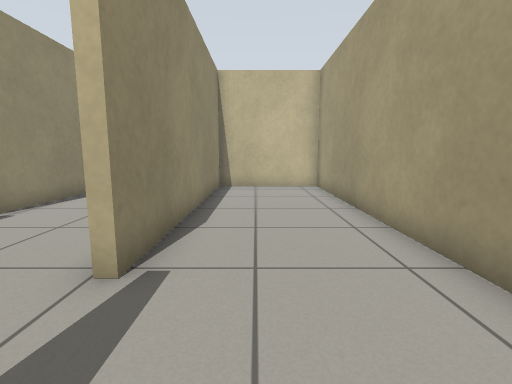
[1] (above)

12 first-person views from a walk through a robot-simulator world made for Gazebo. The camera is 0.75 m above the floor, tilts 8° down and sees 85° across. The floor is counted in squares, 0.5 m on a side. Each view is taken from the middle of a square. On the plan, view 1 faces up. The plan holds only what a view shows up to about 14 squares ahead; the rest is blank.

[2]
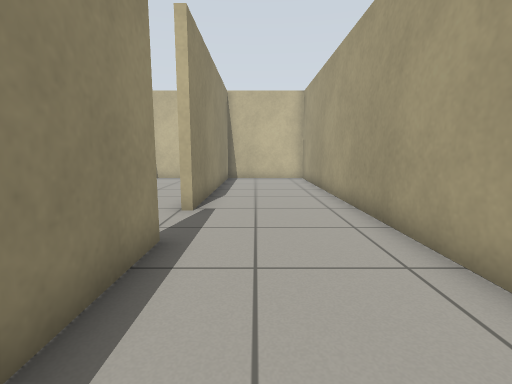

[3]
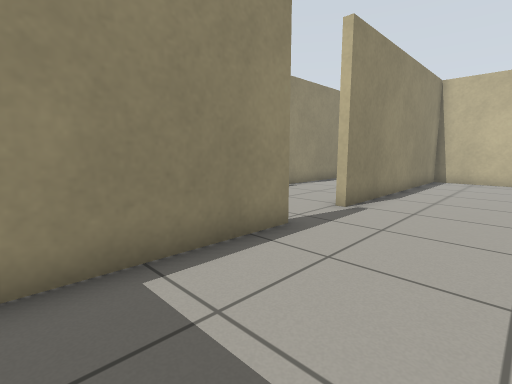

[4]
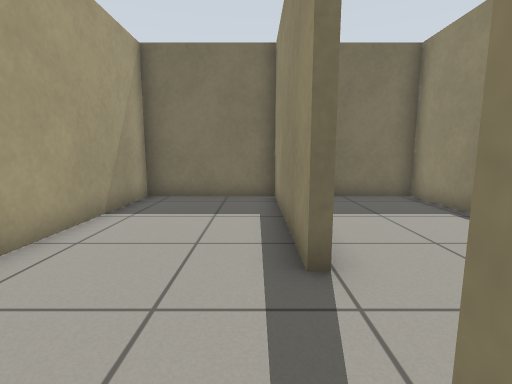

[5]
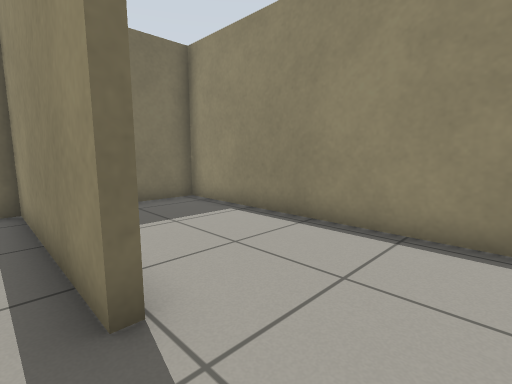

[6]
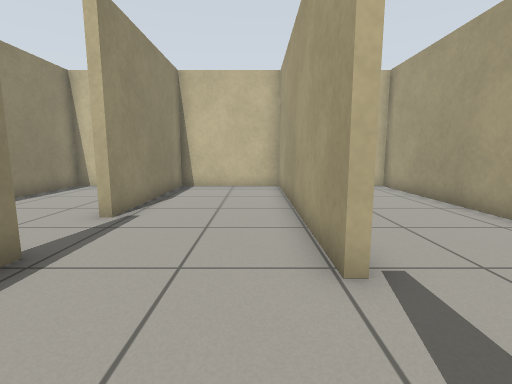

[7]
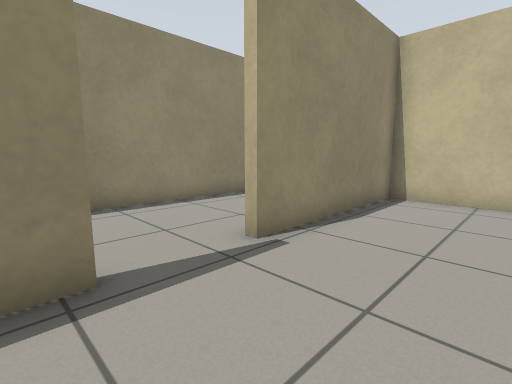

[8]
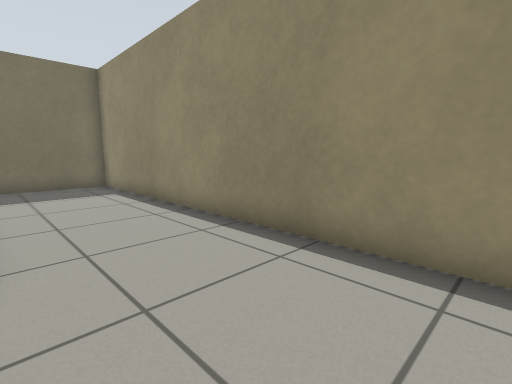

[9]
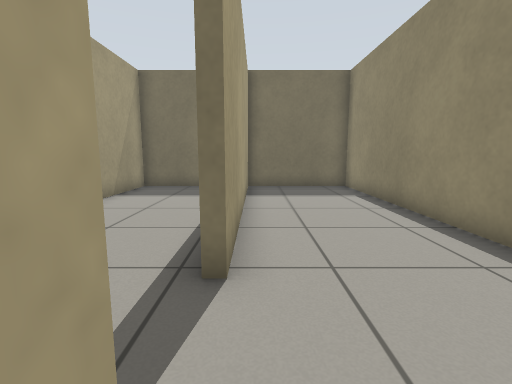

[10]
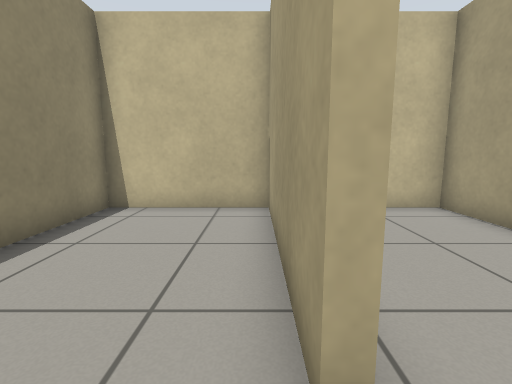

[11]
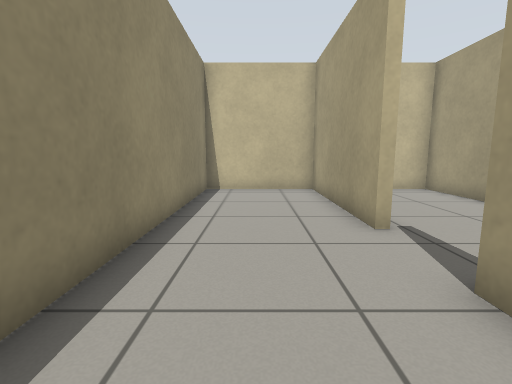

[12]
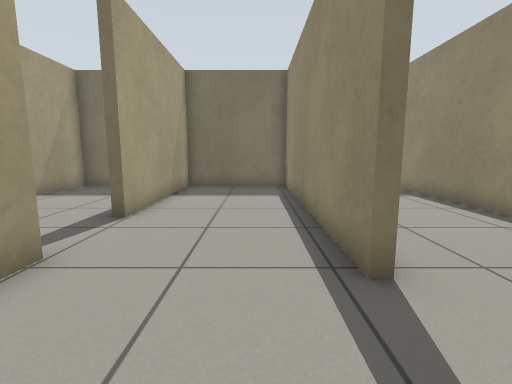

### Floor plan
Points are (right, up) in squares from view 1. A wall is a line through its corners. A room is listed if a view was taken in it or the views show most of it. See-through windows are left out.
Room 1 (views 1, 2, 3, 4, 5)
walls: (-1.6, 0.8) (-1.6, -5.5) (2.8, -5.5) (2.8, 12.6) (-1.6, 12.6) (-1.6, 3.1)
ways out: opening at (-2, 2) to room 2
Room 2 (views 6, 7, 12)
walls: (-1.9, 3.1) (-1.9, 12.6) (-6.4, 12.6) (-6.4, 6.4); (-6.4, 3.8) (-6.4, -5.5) (-1.9, -5.5) (-1.9, 0.8)
ways out: opening at (-2, 2) to room 1; opening at (-6, 5) to room 3
Room 3 (views 8, 9, 10, 11)
walls: (-6.4, 6.4) (-6.6, 6.4) (-6.6, 12.6) (-11.1, 12.6) (-11.1, -5.5) (-6.6, -5.5) (-6.6, 3.8) (-6.4, 3.8)
ways out: opening at (-6, 5) to room 2

Where each view was taken, in squares from view 1:
view 1: 0 up, 0 right, facing up
view 2: 4 down, 0 right, facing up
view 3: 4 down, 2 right, facing up-left
view 4: 4 up, 1 left, facing down
view 5: 3 up, 1 left, facing down-left
view 6: 0 up, 3 left, facing up
view 7: 3 up, 3 left, facing up-left
view 8: 8 up, 7 left, facing down-left
view 9: 7 up, 7 left, facing down
view 10: 5 up, 7 left, facing up
view 11: 1 up, 9 left, facing up
view 12: 7 up, 5 left, facing down
